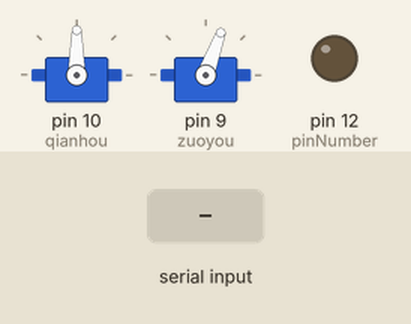
Simulated run of this sketch. Board: Arduino Uno, built with avr-gcc and run on an emulated ATmega328P. Shown: 2 × servo, output pins drawn as LEDs (lit = HIGH). The test bench sets the inputs (shaded band).

Above: at 1.2 s.
1.3 s: "w" received over Serial
At 1.8 s:
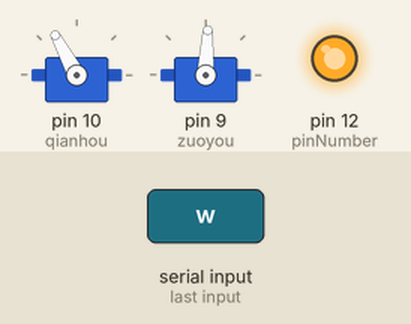
2.8 s: "s" received over Serial
At 3.7 s:
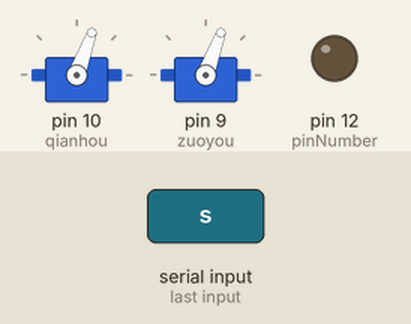
4.3 s: "a" received over Serial
At 5.2 s:
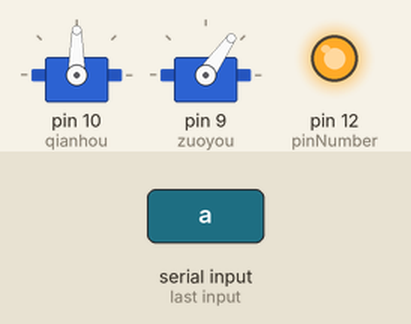
5.8 s: "d" received over Serial
At 6.4 s:
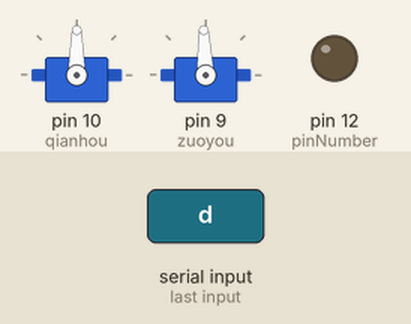
7.3 s: "r" received over Serial
At 8.4 s:
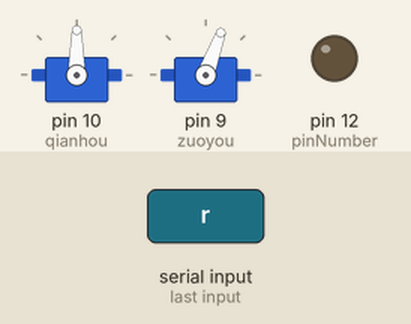
Timing chart, 0 to 9.8 s (numbered marks = the images above; inputs shaded):
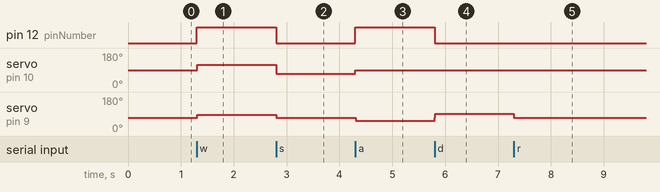

The sketch:

uno-servo.ino
```cpp
#include <Servo.h>
Servo qianhou,zuoyou;
const int pinNumber = 12;
int potpin = 0;
int val;
int qianhou_offset = 0;
int zuoyou_offset = 0;

void setup() {
  // put your setup code here, to run once:
  qianhou.attach(10);
  zuoyou.attach(9);
  Serial.begin(115200); //设置波特率
  pinMode(pinNumber,OUTPUT);
  qianhou.write(90);
  zuoyou.write(70);
}

void loop() {
  if (Serial.available() > 0){

    // put your main code here, to run repeatedly:
    char read_byte = Serial.read();
//    Serial.println(read_byte);
    if (read_byte == 'w'){
      digitalWrite(pinNumber,HIGH);
      qianhou.write(90);
      zuoyou.write(70);
      delay(10);
      qianhou.write(118+qianhou_offset);
      zuoyou.write(87+zuoyou_offset);

    }
    if (read_byte == 's'){
      digitalWrite(pinNumber,LOW);
//      qianhou.write(110+qianhou_offset);
//      zuoyou.write(70);
      qianhou.write(70);
      zuoyou.write(70);
    }
    if (read_byte == 'a'){
      digitalWrite(pinNumber,HIGH);
      qianhou.write(90);
      zuoyou.write(70);
      delay(10);
      zuoyou.write(55+zuoyou_offset);

    }
    if (read_byte == 'd'){
      digitalWrite(pinNumber,LOW);
      qianhou.write(90);
      zuoyou.write(70);
      delay(10);
      zuoyou.write(92+zuoyou_offset);
    }
    if (read_byte == 'r'){
      digitalWrite(pinNumber,LOW);
      qianhou.write(90);
      zuoyou.write(70);
      delay(10);
    }
    if (read_byte == '+'){
      qianhou_offset += 5;
      Serial.println(qianhou_offset);
    }
    if (read_byte == '-'){
      qianhou_offset -= 5;
      Serial.println(qianhou_offset);
    }
    if (read_byte == '1'){
      zuoyou_offset += 5;
      Serial.println(zuoyou_offset);
    }
    if (read_byte == '2'){
      zuoyou_offset -= 5;
      Serial.println(zuoyou_offset);
    }
  }
}
```

Measured:
- after the input at 1.3 s, pin 12 (pinNumber): LOW → HIGH at once; servo on pin 10 (qianhou): 90° → 118° at once; servo on pin 9 (zuoyou): 70° → 87° at once
- after the input at 2.8 s, pin 12 (pinNumber): HIGH → LOW at once; servo on pin 10 (qianhou): 118° → 70° at once; servo on pin 9 (zuoyou): 87° → 70° at once
- after the input at 4.3 s, pin 12 (pinNumber): LOW → HIGH at once; servo on pin 10 (qianhou): 70° → 90° at once; servo on pin 9 (zuoyou): 70° → 55° at once
- after the input at 5.8 s, pin 12 (pinNumber): HIGH → LOW at once; servo on pin 9 (zuoyou): 55° → 92° at once
- after the input at 7.3 s, servo on pin 9 (zuoyou): 92° → 70° at once
